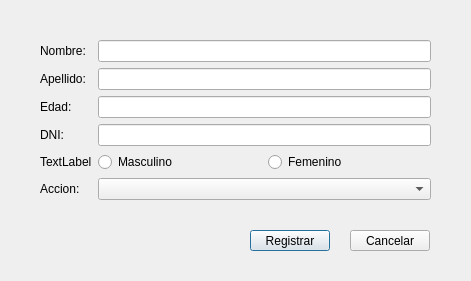
<?xml version="1.0" encoding="UTF-8"?>
<ui version="4.0">
 <class>registrarTrabajadoresGui</class>
 <widget class="QDialog" name="registrarTrabajadoresGui">
  <property name="geometry">
   <rect>
    <x>0</x>
    <y>0</y>
    <width>471</width>
    <height>281</height>
   </rect>
  </property>
  <property name="windowTitle">
   <string>Dialog</string>
  </property>
  <widget class="QWidget" name="formLayoutWidget">
   <property name="geometry">
    <rect>
     <x>40</x>
     <y>40</y>
     <width>391</width>
     <height>163</height>
    </rect>
   </property>
   <layout class="QFormLayout" name="formLayout">
    <item row="0" column="0">
     <widget class="QLabel" name="label">
      <property name="text">
       <string>Nombre:</string>
      </property>
     </widget>
    </item>
    <item row="1" column="0">
     <widget class="QLabel" name="label_2">
      <property name="text">
       <string>Apellido:</string>
      </property>
     </widget>
    </item>
    <item row="2" column="0">
     <widget class="QLabel" name="label_3">
      <property name="text">
       <string>Edad:</string>
      </property>
     </widget>
    </item>
    <item row="3" column="0">
     <widget class="QLabel" name="label_4">
      <property name="text">
       <string>DNI:</string>
      </property>
     </widget>
    </item>
    <item row="4" column="0">
     <widget class="QLabel" name="label_5">
      <property name="text">
       <string>TextLabel</string>
      </property>
     </widget>
    </item>
    <item row="4" column="1">
     <layout class="QHBoxLayout" name="horizontalLayout">
      <item>
       <widget class="QRadioButton" name="rdbMas">
        <property name="text">
         <string>Masculino</string>
        </property>
       </widget>
      </item>
      <item>
       <widget class="QRadioButton" name="rdbFem">
        <property name="text">
         <string>Femenino</string>
        </property>
       </widget>
      </item>
     </layout>
    </item>
    <item row="0" column="1">
     <widget class="QLineEdit" name="txtNom"/>
    </item>
    <item row="1" column="1">
     <widget class="QLineEdit" name="txtApe"/>
    </item>
    <item row="2" column="1">
     <widget class="QLineEdit" name="txtEda"/>
    </item>
    <item row="3" column="1">
     <widget class="QLineEdit" name="txtDni"/>
    </item>
    <item row="5" column="0">
     <widget class="QLabel" name="label_6">
      <property name="text">
       <string>Accion:</string>
      </property>
     </widget>
    </item>
    <item row="5" column="1">
     <widget class="QComboBox" name="comBoxAccion"/>
    </item>
   </layout>
  </widget>
  <widget class="QPushButton" name="btnRegis">
   <property name="geometry">
    <rect>
     <x>250</x>
     <y>230</y>
     <width>80</width>
     <height>21</height>
    </rect>
   </property>
   <property name="text">
    <string>Registrar</string>
   </property>
  </widget>
  <widget class="QPushButton" name="btnCancel">
   <property name="geometry">
    <rect>
     <x>350</x>
     <y>230</y>
     <width>80</width>
     <height>21</height>
    </rect>
   </property>
   <property name="text">
    <string>Cancelar</string>
   </property>
  </widget>
 </widget>
 <resources/>
 <connections/>
</ui>
